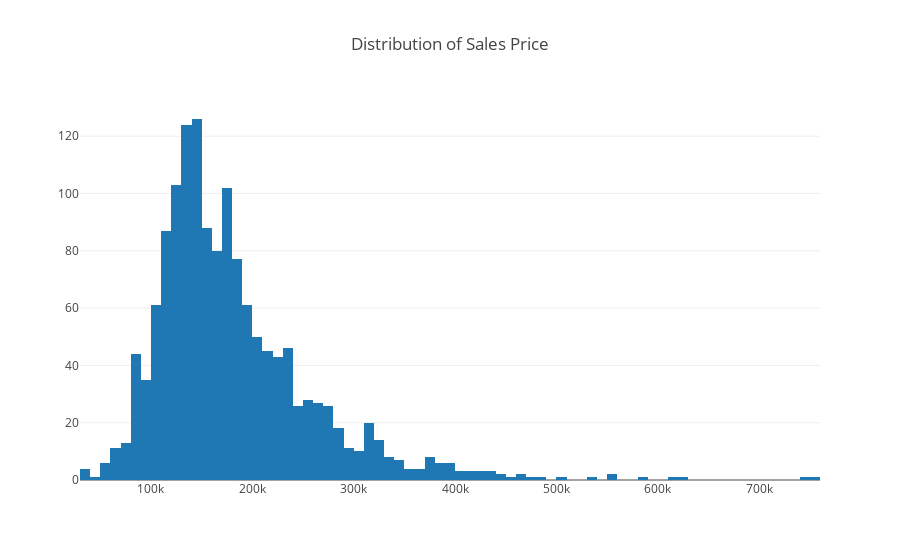

Notebook source saved alongside this figure:
### Markdown cell above
Transform features with skewness > 0.75 into normal distribution using log(1+var).
E.g. log(1+sales price)

### Code cell
data = [go.Histogram(x=train['SalePrice'])]
layout = go.Layout(title='Distribution of Sales Price')
fig=go.Figure(data=data,layout=layout)
off.iplot(fig)

### Figure 1 — Plotly figure (JSON) as saved in the notebook; plotly's stock layout.template omitted (floating-point values rounded to 4 significant figures; data arrays with more than 128 entries replaced by an {"elided": "..."} marker saying what was removed)
{"data": [{"type": "histogram", "x": {"elided": "1458 int values"}}], "layout": {"title": "Distribution of Sales Price"}}
